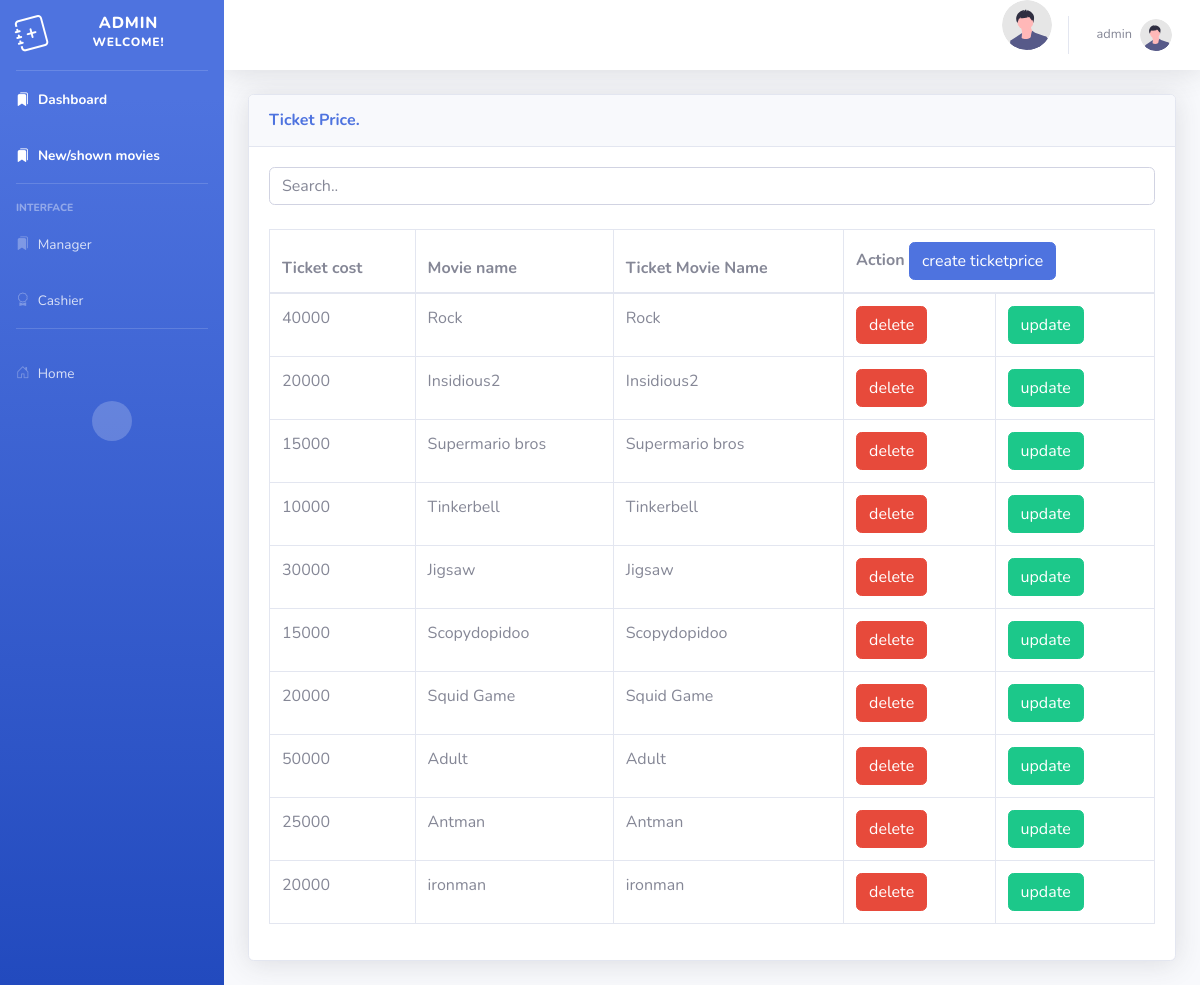
Page /myadmin/ticketpricelist/ (signed in) on the committed database.
### mymovie/models.py (models this page shows, shortened)
class Ticketprice(models.Model):
  ticketcost = models.IntegerField(null=True)
  moviename = models.CharField(max_length=255)
  ticketmovie_id = models.ForeignKey(Movie,on_delete=models.SET_NULL,null=True,related_name='ticketmovies')

class Movie(models.Model):
  moviename = models.CharField(max_length=255)
  moviedescription = models.CharField(max_length=255)
  moviecategories_id = models.ForeignKey(Categories,on_delete=models.SET_NULL,null=True,related_name='categories')
  movie_showdate = models.DateTimeField(null=True, blank=True)
  movie_image = models.ImageField(null=True,blank=True,upload_to='Movies/')
  movie_status = models.BooleanField(default=False)
  def __str__(self):
        return self.moviename

### myadmin/views.py (the view)
# urls.py: path('ticketpricelist/',views.ticketpricelist,name='ticketpricelist'),
@permission_required('mymovie.view_ticketprice',login_url='login')
def ticketpricelist(request):
    ticketpricelistlist = Ticketprice.objects.all().order_by('-id')
    paginator = Paginator(ticketpricelistlist,10)
    page_number = request.GET.get('page')
    page_obj = paginator.get_page(page_number)
    return render(request,'ticketpricelist.html',{'ticketpricelistlist':page_obj})

### myadmin/templates/ticketpricelist.html (shortened to what this page needs)
{% extends 'adminbase.html'%}
{%load static %}
{% block body%}
{% if user.is_staff or user.is_superuser %}
  <div class="container-fluid">
    <div class="card shadow mb-4">
      <div class="card-header py-3">
          <h6 class="m-0 font-weight-bold text-primary">Ticket Price.</h6>
      </div>
      <div class="card-body">
        <input id="myInput" type="text" placeholder="Search.." class="mb-4 form-control">
          <div class="table-responsive">
              <table  id="myTable" class="table table-bordered"  width="100%" cellspacing="0" border="1">
                  <thead>
                      <tr>
                          <th>Ticket cost</th>
                          <th>Movie name</th>
                          <th> Ticket Movie Name</th>
                          <th colspan="2">Action <button class="btn btn-primary"><a href="{% url 'ticketprice_create' %}" class="text-white">create ticketprice</a> </button></th>
                      </tr>
                  </thead>
                  <tbody>
                      {% for tp in ticketpricelistlist %}
                      <tr>
                          <td>{{ tp.ticketcost}}</td>
                          <td>{{ tp.moviename }}</td>
                          <td>{{ tp.ticketmovie_id}}</td>
                          <td>
                            <button class="btn btn-danger"><a href="{% url 'delete_ticketpricelist' tp.id%}" onclick="return confirm('Are you sure?');" class="text-white">delete</a>
                          </td>
                          <td>
                            <button class="btn btn-success"><a href="{% url 'ticketpricelist_update' tp.id%}"  class="text-white">update</a>
                            </td>
                      </tr>
                      {% endfor %}
                  </tbody>
              </table>
          </div>
      </div>
  </div>
  </div>
  </div>
{% endif %}
{% endblock %}

### templates/adminbase.html (shortened to what this page needs)
{% load static %}
<!DOCTYPE html>
<html lang="en">
<head>
<link rel="stylesheet" href="https://cdn.jsdelivr.net/npm/bootstrap-icons@1.3.0/font/bootstrap-icons.css">
    <link href="{% static 'admincss/sb-admin-2.min.css' %}" rel="stylesheet">
    <link href="{% static 'vendor/datatables/dataTables.bootstrap4.min.css' %}" rel="stylesheet">
</head>
<body>
<div id="wrapper">
{% include 'adminpanel.html' %}
        <div id="content-wrapper" class="d-flex flex-column">
            <div id="content">
 <nav class="navbar navbar-expand navbar-light bg-white topbar mb-4 static-top shadow">
    <ul class="navbar-nav ml-auto">
        <img class="img-profile rounded-circle"
        src="{% static 'images/undraw_profile.svg' %}" height="50px" width="50px">
        {% if user.is_authenticated %}
        <li class="nav-item dropdown no-arrow">
            <a class="nav-link dropdown-toggle" href="#" id="userDropdown" role="button"
                data-toggle="dropdown" aria-haspopup="true" aria-expanded="false">
                <span class="mr-2 d-none d-lg-inline text-gray-600 small">{{ user.username }}</span>
                <img class="img-profile rounded-circle"
                    src="{% static 'images/undraw_profile.svg' %}">
            </a>
        </li>
        {% else %}
        <li>
        <a class="dropdown-item" href="{% url 'login' %}">
            Login
        </a>
        </li>
        {% endif %}
    </ul>
</nav>
{% block body %} {% endblock %}
</div>
</div>
</body>
</html>

### rows in the picture
Ticketprice: ticketcost "40000", moviename "Rock", ticketmovie_id "Rock"
Ticketprice: ticketcost "20000", moviename "Insidious2", ticketmovie_id "Insidious2"
Ticketprice: ticketcost "15000", moviename "Supermario bros", ticketmovie_id "Supermario bros"
Ticketprice: ticketcost "10000", moviename "Tinkerbell", ticketmovie_id "Tinkerbell"
Ticketprice: ticketcost "30000", moviename "Jigsaw", ticketmovie_id "Jigsaw"
Ticketprice: ticketcost "15000", moviename "Scopydopidoo", ticketmovie_id "Scopydopidoo"
Ticketprice: ticketcost "20000", moviename "Squid Game", ticketmovie_id "Squid Game"
Ticketprice: ticketcost "50000", moviename "Adult", ticketmovie_id "Adult"
Ticketprice: ticketcost "25000", moviename "Antman", ticketmovie_id "Antman"
Ticketprice: ticketcost "20000", moviename "ironman", ticketmovie_id "ironman"

### other values in the picture
{{ user.username }} "admin"
